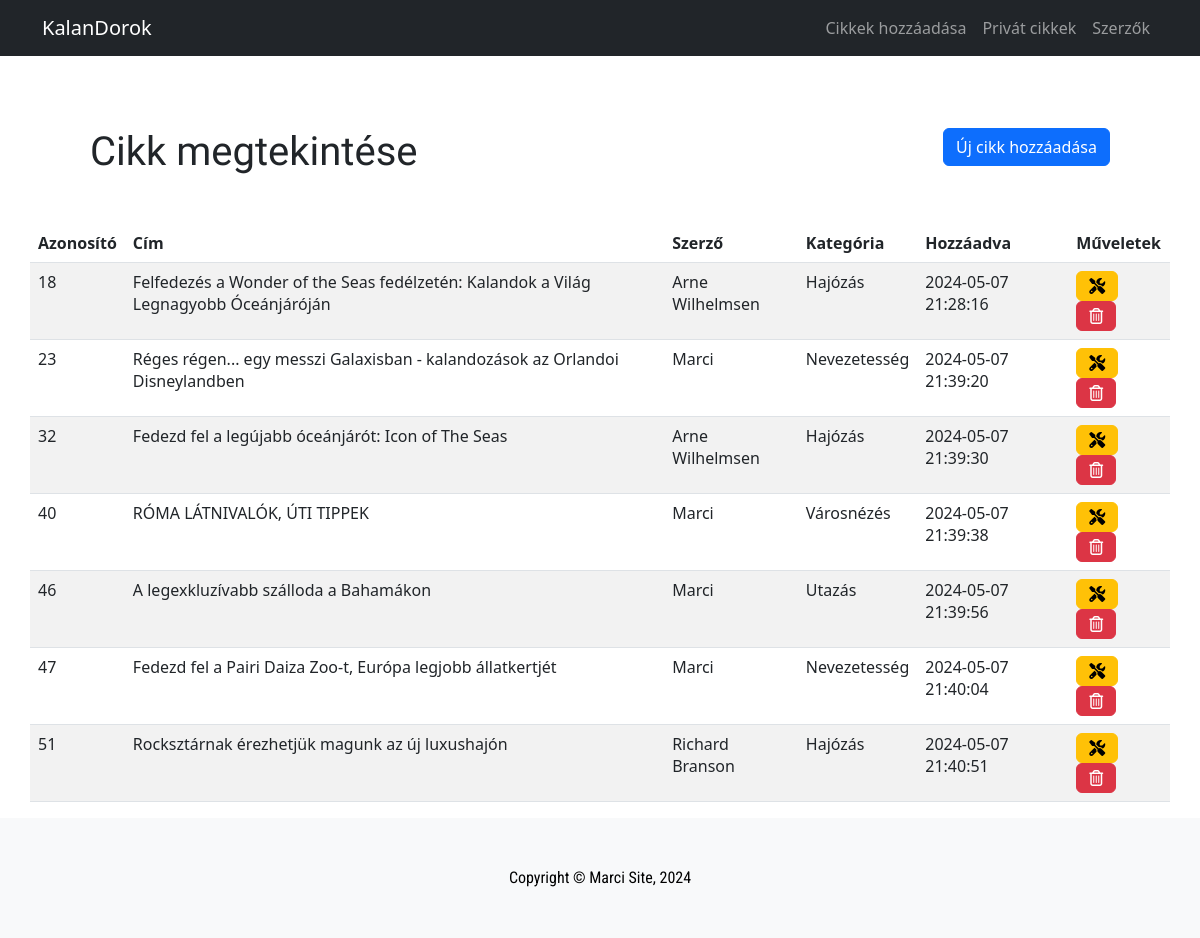
/private-post-dashboard.php, run on the app's committed database.
### tables this page shows
CREATE TABLE `article` (
  `id` int NOT NULL,
  `title` varchar(255) NOT NULL,
  `author_id` varchar(255) NOT NULL,
  `image_id` int DEFAULT NULL,
  `summary` text NOT NULL,
  `articleText` text,
  `category` varchar(255) NOT NULL,
  `created_at` datetime NOT NULL DEFAULT CURRENT_TIMESTAMP ON UPDATE CURRENT_TIMESTAMP,
  `updated_at` datetime DEFAULT NULL
);

CREATE TABLE `user` (
  `id` int NOT NULL,
  `name` varchar(255) NOT NULL,
  `email` varchar(255) NOT NULL,
  `status` varchar(255) DEFAULT NULL,
  `created_at` timestamp NOT NULL DEFAULT CURRENT_TIMESTAMP ON UPDATE CURRENT_TIMESTAMP
);

### Controllers/DashboardController.php (called while the page is built, shortened)
<?php
require_once REPOSITORY_PATH . '/PostRepository.php';
class DashboardController
{
    public function index()
    {
        $postRepository = new PostRepository();
        $articles = $postRepository->getAll();
        $this->view('private/posts/posts', ['articles' => $articles]);
    }
    private function view($path, $data)
    {
        extract($data);
        require_once TEMPLATE_PATH . "/$path.view.php";
    }
}

### private-post-dashboard.php (called while the page is built, shortened)
<?php
require_once 'Config/bootstrap.php';
require_once CONTROLLER_PATH . '/DashboardController.php';
$controller = new DashboardController();
$controller->index();

### Repositories/PostRepository.php (called while the page is built, shortened)
<?php
class PostRepository extends Repository
{
    protected $db;
    private $returnType;
    public function __construct()
    {
        $connString = sprintf('mysql:host=%s;dbname=%s;charset=utf8', DB_HOST, DB_DATABASE);
        try {
            $this->db = new \PDO($connString, DB_USER, DB_PASS);
            $this->db->setAttribute(PDO::ATTR_ERRMODE, PDO::ERRMODE_EXCEPTION);
        } catch (PDOException $e) {
            die("Database connection error: " . $e->getMessage());
        }
        $this->returnType = PDO::FETCH_ASSOC;
    }
    public function getAll() {
        $sql = "SELECT article.*, user.name AS user_name, images.name AS image_name, images.extension AS image_extension
                FROM article
                JOIN user ON article.author_id = user.id
                JOIN images ON article.image_id = images.id";
        $stmt = $this->db->query($sql);
        $results = $stmt->fetchAll($this->returnType);
        return $results ?: [];
    }
}

### Templates/private/posts/posts.view.php (the view, shortened to what this page needs)
<?php require_once 'C:\xampp\htdocs\blog-gyak\Config\bootstrap.php'; ?>
<?php require_once TEMPLATE_PATH . '/common/header.view.php' ?>
<?php include TEMPLATE_PATH . '/common/topnavbar.view.php'; ?>
<?php require_once CONTROLLER_PATH . '/DashboardController.php'; ?>
<div class="container">
    <div class="row mt-4">
        <div class="col">
            <h1 class="m-5">Cikk megtekintése</h1>
        </div>
        <div class="col text-end">
            <a href="<?= BASE_URL ?>/private-post-create.php" class="m-5 btn btn-primary">Új cikk hozzáadása</a>
        </div>
    </div>
    <div class="row">
        <table class="table table-striped datatable" style="width:100%">
            <thead>
                <tr>
                    <th>Azonosító</th>
                    <th>Cím</th>
                    <th>Szerző</th>
                    <th>Kategória</th>
                    <th>Hozzáadva</th>
                    <th>Műveletek</th>
                </tr>
            </thead>
            <?php if (is_array($articles) && count($articles) > 0): ?>
    <tbody>
        <?php foreach ($articles as $article): ?>
            <tr>
                <td><?= htmlspecialchars($article['id']) ?></td>
                <td><?= htmlspecialchars($article['title']) ?></td>
                <td><?= htmlspecialchars($article['user_name']) ?></td>
                <td><?= htmlspecialchars($article['category']) ?></td>
                <td><?= htmlspecialchars($article['created_at']) ?></td>
                <td>
                    <a href="<?= BASE_URL ?>/private-post-edit.php?id=<?= $article['id'] ?>" class="btn btn-warning"><i class="fa-solid fa-screwdriver-wrench"></i></a>
                    <button onclick="confirmDelete(<?= $article['id'] ?>)" class="btn btn-danger"><i class="fa-regular fa-trash-can"></i></button></a>
                </td>
            </tr>
        <?php endforeach; ?>
    </tbody>
<?php endif; ?>
            </table>
    </div>
</div>
<?php include TEMPLATE_PATH . '/common/footer.view.php'; ?>

### data on the page
article: id "18", title "Felfedezés a Wonder of the Seas fedélzetén: Kalandok a Világ Legnagyobb Óceánjáróján", user.name "Arne Wilhelmsen", category "Hajózás", created_at "2024-05-07 21:28:16"
article: id "23", title "Réges régen... egy messzi Galaxisban - kalandozások az Orlandoi Disneylandben", user.name "Marci", category "Nevezetesség", created_at "2024-05-07 21:39:20"
article: id "32", title "Fedezd fel a legújabb óceánjárót: Icon of The Seas", user.name "Arne Wilhelmsen", category "Hajózás", created_at "2024-05-07 21:39:30"
article: id "40", title "RÓMA LÁTNIVALÓK, ÚTI TIPPEK", user.name "Marci", category "Városnézés", created_at "2024-05-07 21:39:38"
article: id "46", title "A legexkluzívabb szálloda a Bahamákon", user.name "Marci", category "Utazás", created_at "2024-05-07 21:39:56"
article: id "47", title "Fedezd fel a Pairi Daiza Zoo-t, Európa legjobb állatkertjét", user.name "Marci", category "Nevezetesség", created_at "2024-05-07 21:40:04"
article: id "51", title "Rocksztárnak érezhetjük magunk az új luxushajón", user.name "Richard Branson", category "Hajózás", created_at "2024-05-07 21:40:51"
